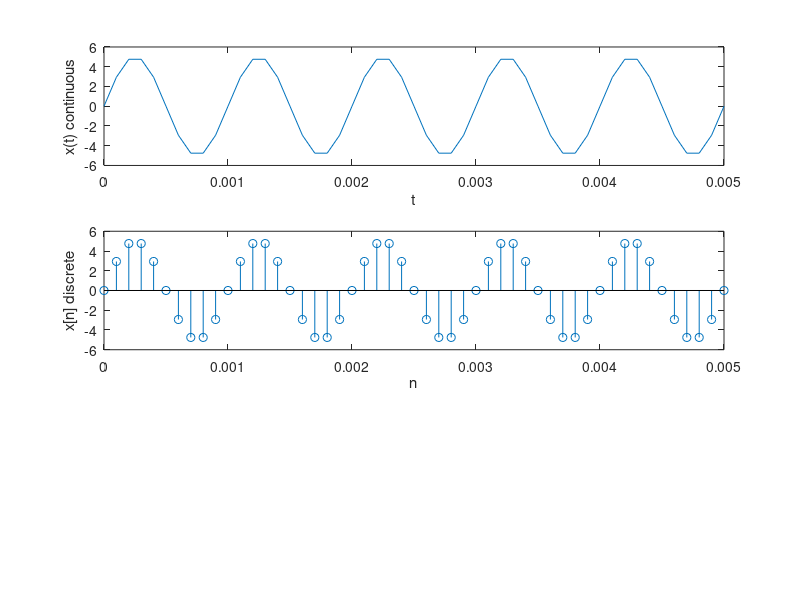

The MATLAB script that drew this image:
t=(0:0.0001:0.005);
f=1000;
a=5;
x=a*sin(2*pi*f*t);
figure;
subplot(3,1,1);
plot(t,x);
xlabel('t');
ylabel('x(t) continuous');
subplot(3,1,2);
stem(t,x);
xlabel('n');
ylabel('x[n] discrete');

